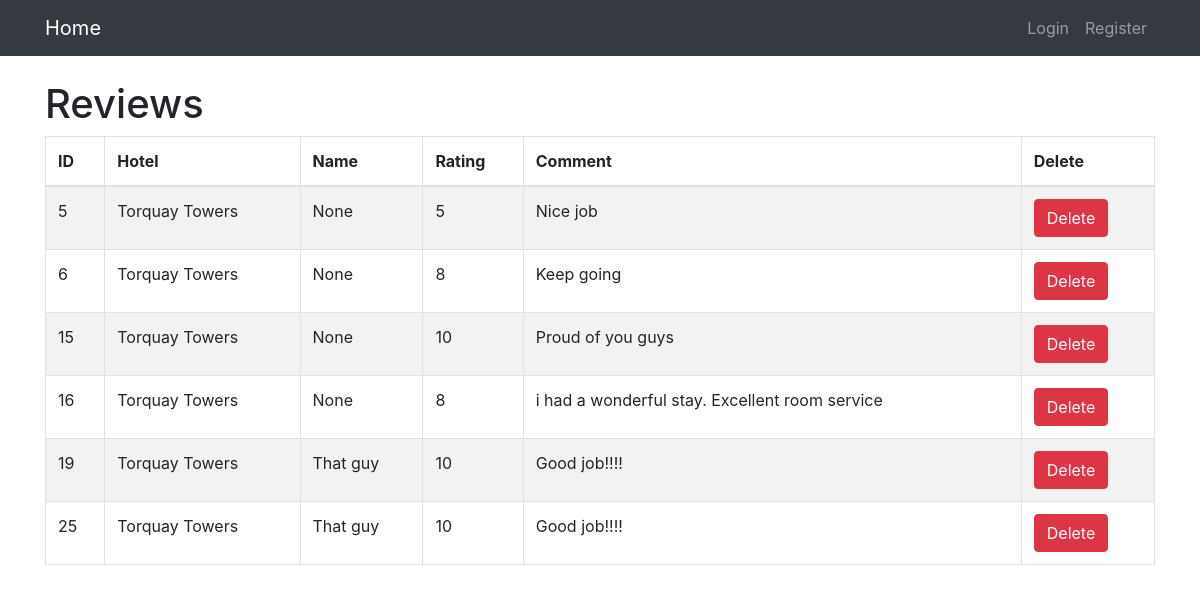
The page /staff/reviews on the database its author committed.
### visitors/models.py (models this page shows)
class Review(models.Model):
    id = models.IntegerField(primary_key=True)
    hotel = models.ForeignKey(Hotel, on_delete=models.CASCADE)
    rating = models.IntegerField()
    name = models.CharField(max_length=20, null=True)
    comment = models.TextField()

class Hotel(models.Model):
    name = models.CharField(max_length=200)
    address = models.CharField(max_length=200, null=True)
    def __str__(self):
        return self.name
    class Meta:
        verbose_name_plural = 'Hotels'

### visitors/views.py (the view)
# urls.py: path('staff/reviews', views.review_list, name='review_list'),
def review_list(request):
    reviews = Review.objects.all()
    if request.method == 'POST':
        review_id = request.POST.get('review_id')
        review = get_object_or_404(Review, pk=review_id)
        review.delete()
    return render(request, 'staff_review.html', {'reviews': reviews})

### visitors/templates/staff_review.html (shortened to what this page needs)
{% extends 'base.html' %}
{% block content %}
<h1>Reviews</h1>
    <div class="table-responsive">
        <table class="table table-striped table-bordered">
            <thead>
                <tr>
                    <th>ID</th>
                    <th>Hotel</th>
                    <th>Name</th>
                    <th>Rating</th>
                    <th>Comment</th>
                    <th>Delete</th>
                </tr>
            </thead>
            <tbody>
                {% for review in reviews %}
                <tr>
                    <td>{{ review.id}}</td>
                    <td>{{ review.hotel }}</td>
                    <td>{{ review.name }}</td>
                    <td>{{ review.rating }}</td>
                    <td>{{ review.comment }}</td>
                    <td>
                        <form method="post" action="{% url 'visitors:review_list' %}">
                            <button type="submit" class="btn btn-danger">Delete</button>
                        </form>
                    </td>
                </tr>
                {% endfor %}
            </tbody>
        </table>
    </div>
{% endblock %}

### visitors/templates/base.html (shortened to what this page needs)
<!DOCTYPE html>
<html lang="en">
<head>
    <link rel="stylesheet" href="https://maxcdn.bootstrapcdn.com/bootstrap/4.5.2/css/bootstrap.min.css">
</head>
<body>
    <nav class="navbar navbar-expand-lg navbar-dark bg-dark">
        <div class="container">
            <a class="navbar-brand" href="/">Home</a>
            <div class="collapse navbar-collapse" id="navbarNav">
                <ul class="navbar-nav">
                    {% if user.is_authenticated %}
                      <li class="nav-item">
                        <a class="nav-link" href="{% url 'accounts:home' %}">Welcome {{ user.username }}</a>
                      </li>
                      <li class="nav-item">
                        <a class="nav-link" href="{% url 'accounts:logout' %}">Logout</a>
                      </li>
                    {% else %}
                      <li class="nav-item">
                        <a class="nav-link" href="{% url 'accounts:login' %}">Login</a>
                      </li>
                      <li class="nav-item">
                        <a class="nav-link" href="{% url 'accounts:signup' %}">Register</a>
                      </li>
                    {% endif %}
                  </ul>
            </div>
        </div>
    </nav>
    <div class="container py-4">
        {% block content %}
        {% endblock %}
    </div>
</body>
</html>

### rows shown on the page
Review: id "5", hotel "Torquay Towers", name "None", rating "5", comment "Nice job"
Review: id "6", hotel "Torquay Towers", name "None", rating "8", comment "Keep going"
Review: id "15", hotel "Torquay Towers", name "None", rating "10", comment "Proud of you guys"
Review: id "16", hotel "Torquay Towers", name "None", rating "8", comment "i had a wonderful stay. Excellent room service"
Review: id "19", hotel "Torquay Towers", name "That guy", rating "10", comment "Good job!!!!"
Review: id "25", hotel "Torquay Towers", name "That guy", rating "10", comment "Good job!!!!"
